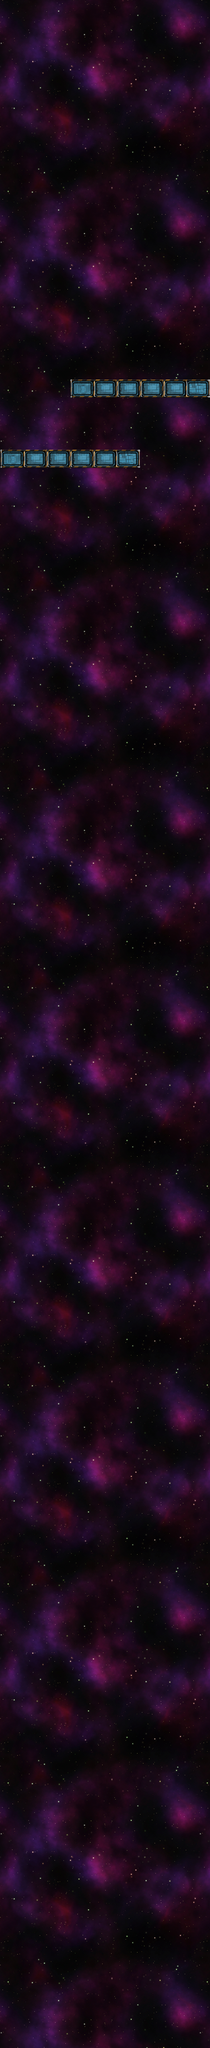

Rendered tile map (Tiled .tmx) drawn with the repository's tilesets; below, a short description and the map source with its tile grids summarised:
An orthogonal 18x175 tile map with 60x60 px tiles, 2 tile layers (background, drawables) and 27 objects (12x obstacle, 9x spawner, 6x dialog).

<map version="1.0" orientation="orthogonal" renderorder="left-up" width="18" height="175" tilewidth="60" tileheight="60" nextobjectid="66">
 <properties>
  <property name="bgm" value="Urban-Future.mp3" />
  <property name="camera_speed" value="1" />
  <property name="nextScreen" value="maps/level1.tmx" />
 </properties>
 <tileset firstgid="1" name="varie" tilewidth="1084" tileheight="1024" tilecount="4">
  <tile id="0">
   <image width="120" height="95" source="tilesets/container01.png" />
  </tile>
  <tile id="1">
   <image width="120" height="95" source="tilesets/container02.png" />
  </tile>
  <tile id="2">
   <image width="120" height="95" source="tilesets/container03.png" />
  </tile>
  <tile id="3">
   <image width="1084" height="1024" source="tilesets/nebula.png" />
  </tile>
 </tileset>
 <layer name="background" width="18" height="175">
  <data>[3150 cells, 11 non-empty, 1 distinct tile ids]</data>
 </layer>
 <layer name="drawables" width="18" height="175">
  <data>[3150 cells, 12 non-empty, 3 distinct tile ids]</data>
 </layer>
 <objectgroup name="spawners">
  <object id="29" name="spawner_01" type="spawner" x="285" y="5910" width="20" height="20">
   <properties>
    <property name="spawnID" value="dummy" />
   </properties>
  </object>
  <object id="32" name="spawner_01" type="spawner" x="840" y="5895" width="20" height="20">
   <properties>
    <property name="spawnID" value="dummy" />
   </properties>
  </object>
  <object id="33" name="spawner_01" type="spawner" x="285" y="5400" width="20" height="20">
   <properties>
    <property name="spawnID" value="dummy" />
   </properties>
  </object>
  <object id="34" name="spawner_01" type="spawner" x="855" y="5400" width="20" height="20">
   <properties>
    <property name="spawnID" value="dummy" />
   </properties>
  </object>
  <object id="42" name="spawner_02" type="spawner" x="870" y="4170" width="20" height="20">
   <properties>
    <property name="released_power_up" value="TRIGUN" />
    <property name="spawnID" value="dummy" />
   </properties>
  </object>
  <object id="43" name="spawner_02" type="spawner" x="255" y="4155" width="20" height="20">
   <properties>
    <property name="released_power_up" value="TRIGUN" />
    <property name="spawnID" value="dummy" />
   </properties>
  </object>
  <object id="48" name="spawner_01" type="spawner" x="870" y="523" width="20" height="20">
   <properties>
    <property name="spawnID" value="dummy" />
   </properties>
  </object>
  <object id="49" name="spawner_01" type="spawner" x="210" y="538" width="20" height="20">
   <properties>
    <property name="spawnID" value="dummy" />
   </properties>
  </object>
  <object id="50" name="spawner_03" type="spawner" x="555" y="208" width="20" height="20">
   <properties>
    <property name="spawnID" value="big_dummy" />
   </properties>
  </object>
 </objectgroup>
 <objectgroup name="dialogs">
  <object id="25" name="dialog_01" type="dialog" x="-30" y="9105" width="1140" height="1425">
   <properties>
    <property name="dialogID" value="tutorial_001" />
   </properties>
  </object>
  <object id="27" name="dialog_02" type="dialog" x="-15" y="8340" width="1125" height="124">
   <properties>
    <property name="dialogID" value="tutorial_002" />
   </properties>
  </object>
  <object id="28" name="dialog_03" type="dialog" x="0" y="7305" width="1110" height="163">
   <properties>
    <property name="dialogID" value="tutorial_003" />
   </properties>
  </object>
  <object id="41" name="dialog_04" type="dialog" x="-15" y="4875" width="1110" height="163">
   <properties>
    <property name="dialogID" value="tutorial_004" />
   </properties>
  </object>
  <object id="46" name="dialog_05" type="dialog" x="0" y="3090" width="1095" height="158">
   <properties>
    <property name="dialogID" value="tutorial_005" />
   </properties>
  </object>
  <object id="47" name="dialog_06" type="dialog" x="-10.3333" y="1438" width="1105.33" height="158">
   <properties>
    <property name="dialogID" value="tutorial_006" />
   </properties>
  </object>
 </objectgroup>
 <objectgroup name="obstacles">
  <object id="54" name="left_1" type="obstacle" x="0" y="2400">
   <polygon points="0,0 120,0 120,-105 0,-105" />
  </object>
  <object id="55" name="left_2" type="obstacle" x="120" y="2400">
   <polygon points="0,0 120,0 120,-105 0,-105" />
  </object>
  <object id="56" name="left_3" type="obstacle" x="240" y="2400">
   <polygon points="0,0 120,0 120,-105 0,-105" />
  </object>
  <object id="57" name="left_4" type="obstacle" x="360" y="2400">
   <polygon points="0,0 120,0 120,-105 0,-105" />
  </object>
  <object id="58" name="left_5" type="obstacle" x="480" y="2400">
   <polygon points="0,0 120,0 120,-105 0,-105" />
  </object>
  <object id="59" name="left_6" type="obstacle" x="600" y="2400">
   <polygon points="0,0 120,0 120,-105 0,-105" />
  </object>
  <object id="60" name="right_1" type="obstacle" x="960" y="2040">
   <polygon points="0,0 120,0 120,-105 0,-105" />
  </object>
  <object id="61" name="right_2" type="obstacle" x="720" y="2040">
   <polygon points="0,0 120,0 120,-105 0,-105" />
  </object>
  <object id="62" name="right_3" type="obstacle" x="840" y="2040">
   <polygon points="0,0 120,0 120,-105 0,-105" />
  </object>
  <object id="63" name="right_4" type="obstacle" x="600" y="2040">
   <polygon points="0,0 120,0 120,-105 0,-105" />
  </object>
  <object id="64" name="right_5" type="obstacle" x="480" y="2040">
   <polygon points="0,0 120,0 120,-105 0,-105" />
  </object>
  <object id="65" name="right_5" type="obstacle" x="360" y="2040">
   <polygon points="0,0 120,0 120,-105 0,-105" />
  </object>
 </objectgroup>
</map>